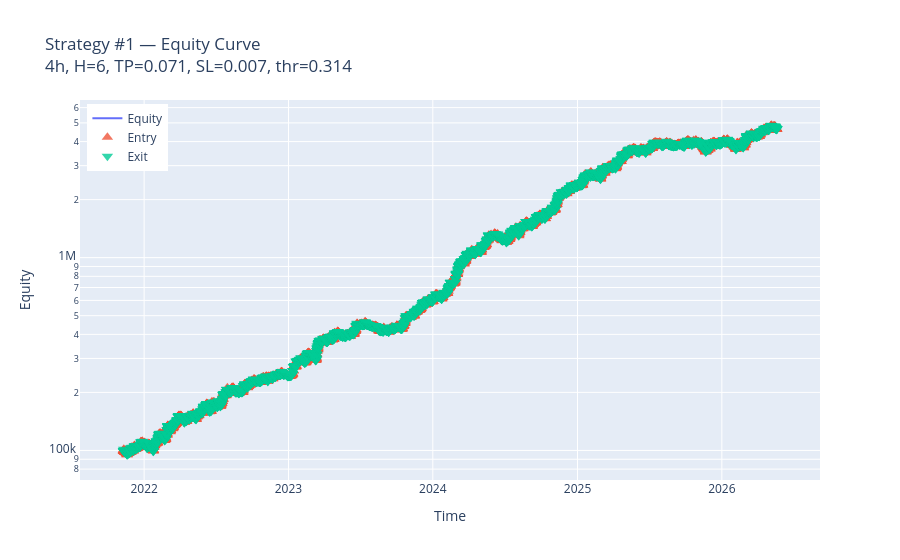
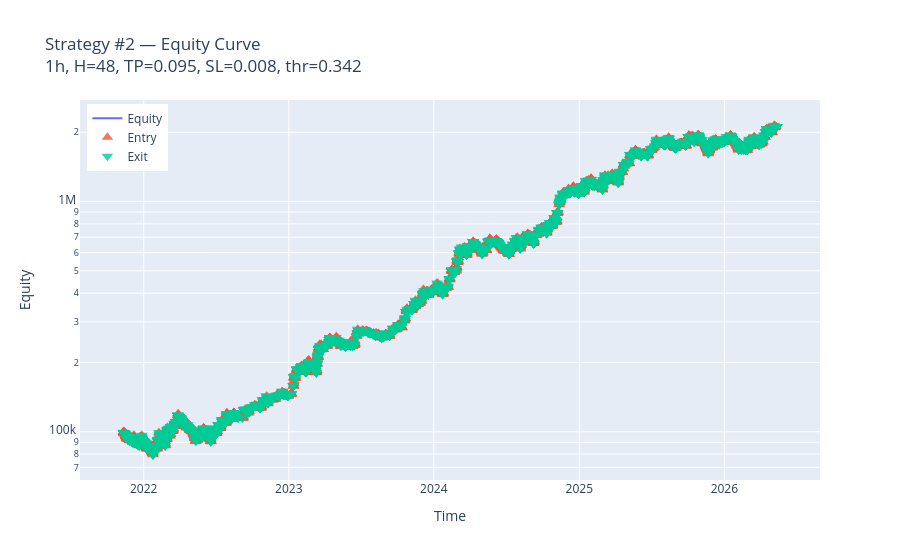
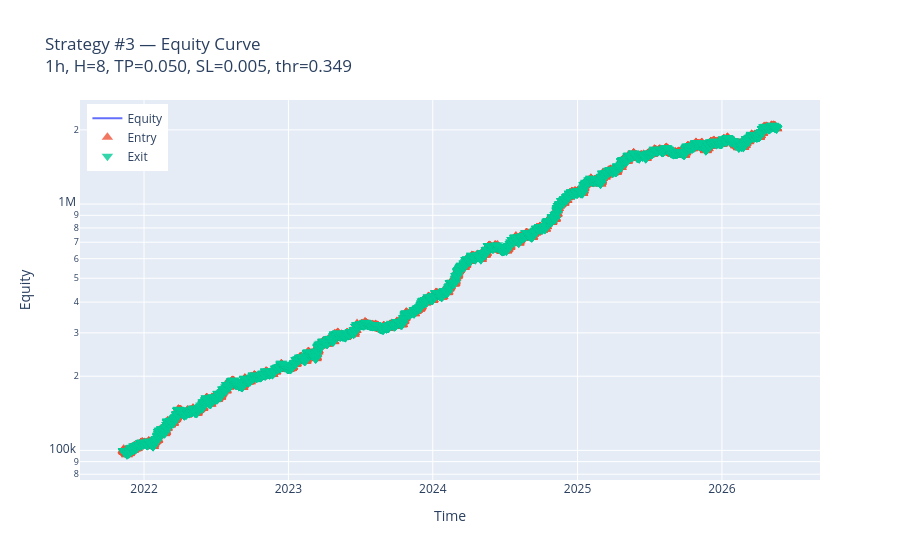

The cell these charts' notebook holds for them, in order:
### Code cell
import plotly.graph_objects as go

# Standard - Same Equity Curve (2025-06-25): top-N replays use same FEATURE_COLS as production export

# Sort and take top 3 configs
top3 = results_df.sort_values('final_equity', ascending=False).head(3).reset_index(drop=True)

def rebuild_and_simulate(row):
    """
    Given one row from results_df (a config), rebuild the full pipeline:
    - build dataset
    - split train/test
    - train classifier
    - get y_pred with its threshold
    - run simulation
    Return equity_series, trades_df, summary, and df_model/df_tf used.
    """
    resample_rule        = row['resample_rule']
    horizon_steps        = int(row['horizon_steps'])
    target_simple_return = row['target_simple_return']
    take_profit_pct      = row['take_profit_pct']
    stop_loss_pct        = row['stop_loss_pct']
    max_open_trades      = int(row['max_open_trades'])
    pct_account_per_trade = row['pct_account_per_trade']
    threshold            = row['threshold']

    # 1) Build dataset
    df_tf, df_model = build_dataset(
        resample_rule=resample_rule,
        horizon_steps=horizon_steps,
        target_simple_return=target_simple_return
    )

    # Standard - Same Equity Curve (2025-06-25): FEATURE_COLS shared with export + live
feature_cols = FEATURE_COLS

    X_train, X_test, y_train, y_test, *_ = split_train_test(
        df_model, feature_cols
    )

    clf = train_classifier(X_train, y_train)

    y_pred_proba = clf.predict_proba(X_test)[:, 1]
    y_pred = (y_pred_proba >= threshold).astype(int)

    equity_series, trades_df, summary = run_simulation(
        df_model=df_model,
        df_tf=df_tf,
        X_test=X_test,
        y_pred=y_pred,
        initial_equity=INITIAL_EQUITY,
        take_profit_pct=take_profit_pct,
        stop_loss_pct=stop_loss_pct,
        max_open_trades=max_open_trades,
        pct_account_per_trade=pct_account_per_trade,
        commission_pct=COMMISSION_PCT,
        exit_mode=row.get('exit_mode', EXIT_MODE),
        horizon_steps=horizon_steps,
        cvar_loss_limit_pct_of_cvar=row.get('cvar_loss_limit_pct_of_cvar', CVAR_LOSS_LIMIT_PCT_OF_CVAR),
        cvar_alpha=CVAR_ALPHA,
        cvar_lookback_days=CVAR_LOOKBACK_DAYS,
        cvar_min_history_days=CVAR_MIN_HISTORY_DAYS,
        cvar_halt_flatten=CVAR_HALT_FLATTEN,
    )

    return equity_series, trades_df, summary, df_model, df_tf


for idx, row in top3.iterrows():
    print(f"\n=== Strategy #{idx+1} ===")
    print(f"Resample: {row['resample_rule']}, Horizon: {int(row['horizon_steps'])} bars")
    print(f"Target simple return: {row['target_simple_return']:.4f}")
    print(f"TP: {row['take_profit_pct']:.3f}, SL: {row['stop_loss_pct']:.3f}, "
          f"Threshold: {row['threshold']:.3f}")
    print(f"Max open trades: {int(row['max_open_trades'])}, "
          f"% per trade: {row['pct_account_per_trade']:.3f}")
    print(f"Final equity (search run): {row['final_equity']:.2f}, "
          f"Total return: {row['total_return_pct']:.2f}%")

    equity_series, trades_df, summary, df_model_used, df_tf_used = rebuild_and_simulate(row)

    print(f"Rebuilt final equity: {summary['final_equity']:.2f}, "
          f"Total return: {summary['total_return_pct']:.2f}%, "
          f"Trades: {summary['num_trades']}, Win rate: {summary['win_rate']:.2f}%")

    # --- Plot equity curve with trade markers (Plotly) ---
    fig = go.Figure()

    # Equity line
    fig.add_trace(
        go.Scatter(
            x=equity_series.index,
            y=equity_series.values,
            mode="lines",
            name="Equity"
        )
    )

    # Trade entries & exits
    if len(trades_df) > 0:
        # Ensure they align with equity_series index
        entry_mask = trades_df["entry_time"].isin(equity_series.index)
        exit_mask  = trades_df["exit_time"].isin(equity_series.index)

        entry_times = trades_df.loc[entry_mask, "entry_time"]
        exit_times  = trades_df.loc[exit_mask, "exit_time"]

        # Entries
        if len(entry_times) > 0:
            fig.add_trace(
                go.Scatter(
                    x=entry_times,
                    y=equity_series.loc[entry_times],
                    mode="markers",
                    name="Entry",
                    marker=dict(symbol="triangle-up", size=10, opacity=0.8)
                )
            )

        # Exits
        if len(exit_times) > 0:
            fig.add_trace(
                go.Scatter(
                    x=exit_times,
                    y=equity_series.loc[exit_times],
                    mode="markers",
                    name="Exit",
                    marker=dict(symbol="triangle-down", size=10, opacity=0.8)
                )
            )

    fig.update_layout(
        title=(
            f"Strategy #{idx+1} — Equity Curve<br>"
            f"{row['resample_rule']}, H={int(row['horizon_steps'])}, "
            f"TP={row['take_profit_pct']:.3f}, SL={row['stop_loss_pct']:.3f}, "
            f"thr={row['threshold']:.3f}"
        ),
        xaxis_title="Time",
        yaxis_title="Equity",
        legend=dict(x=0.01, y=0.99),
        hovermode="x unified",
    )
    fig.update_yaxes(type="log")
    fig.show()

### Figure 1 — Plotly figure (JSON) as saved in the notebook; plotly's stock layout.template omitted (floating-point values rounded to 4 significant figures; data arrays with more than 128 entries replaced by an {"elided": "..."} marker saying what was removed)
{"data": [{"mode": "lines", "name": "Equity", "type": "scatter", "x": {"elided": "9918 str values"}, "y": {"elided": "9918 float values"}}, {"marker": {"opacity": 0.8, "size": 10, "symbol": "triangle-up"}, "mode": "markers", "name": "Entry", "type": "scatter", "x": {"elided": "6890 str values"}, "y": {"elided": "6890 float values"}}, {"marker": {"opacity": 0.8, "size": 10, "symbol": "triangle-down"}, "mode": "markers", "name": "Exit", "type": "scatter", "x": {"elided": "6890 str values"}, "y": {"elided": "6890 float values"}}], "layout": {"hovermode": "x unified", "legend": {"x": 0.01, "y": 0.99}, "title": {"text": "Strategy #1 — Equity Curve<br>4h, H=6, TP=0.071, SL=0.007, thr=0.314"}, "xaxis": {"title": {"text": "Time"}}, "yaxis": {"title": {"text": "Equity"}, "type": "log"}}}

### Figure 2 — Plotly figure (JSON) as saved in the notebook; plotly's stock layout.template omitted (floating-point values rounded to 4 significant figures; data arrays with more than 128 entries replaced by an {"elided": "..."} marker saying what was removed)
{"data": [{"mode": "lines", "name": "Equity", "type": "scatter", "x": {"elided": "9876 str values"}, "y": {"elided": "9876 float values"}}, {"marker": {"opacity": 0.8, "size": 10, "symbol": "triangle-up"}, "mode": "markers", "name": "Entry", "type": "scatter", "x": {"elided": "4099 str values"}, "y": {"elided": "4099 float values"}}, {"marker": {"opacity": 0.8, "size": 10, "symbol": "triangle-down"}, "mode": "markers", "name": "Exit", "type": "scatter", "x": {"elided": "4099 str values"}, "y": {"elided": "4099 float values"}}], "layout": {"hovermode": "x unified", "legend": {"x": 0.01, "y": 0.99}, "title": {"text": "Strategy #2 — Equity Curve<br>1h, H=48, TP=0.095, SL=0.008, thr=0.342"}, "xaxis": {"title": {"text": "Time"}}, "yaxis": {"title": {"text": "Equity"}, "type": "log"}}}

### Figure 3 — Plotly figure (JSON) as saved in the notebook; plotly's stock layout.template omitted (floating-point values rounded to 4 significant figures; data arrays with more than 128 entries replaced by an {"elided": "..."} marker saying what was removed)
{"data": [{"mode": "lines", "name": "Equity", "type": "scatter", "x": {"elided": "9916 str values"}, "y": {"elided": "9916 float values"}}, {"marker": {"opacity": 0.8, "size": 10, "symbol": "triangle-up"}, "mode": "markers", "name": "Entry", "type": "scatter", "x": {"elided": "8063 str values"}, "y": {"elided": "8063 float values"}}, {"marker": {"opacity": 0.8, "size": 10, "symbol": "triangle-down"}, "mode": "markers", "name": "Exit", "type": "scatter", "x": {"elided": "8063 str values"}, "y": {"elided": "8063 float values"}}], "layout": {"hovermode": "x unified", "legend": {"x": 0.01, "y": 0.99}, "title": {"text": "Strategy #3 — Equity Curve<br>1h, H=8, TP=0.050, SL=0.005, thr=0.349"}, "xaxis": {"title": {"text": "Time"}}, "yaxis": {"title": {"text": "Equity"}, "type": "log"}}}
